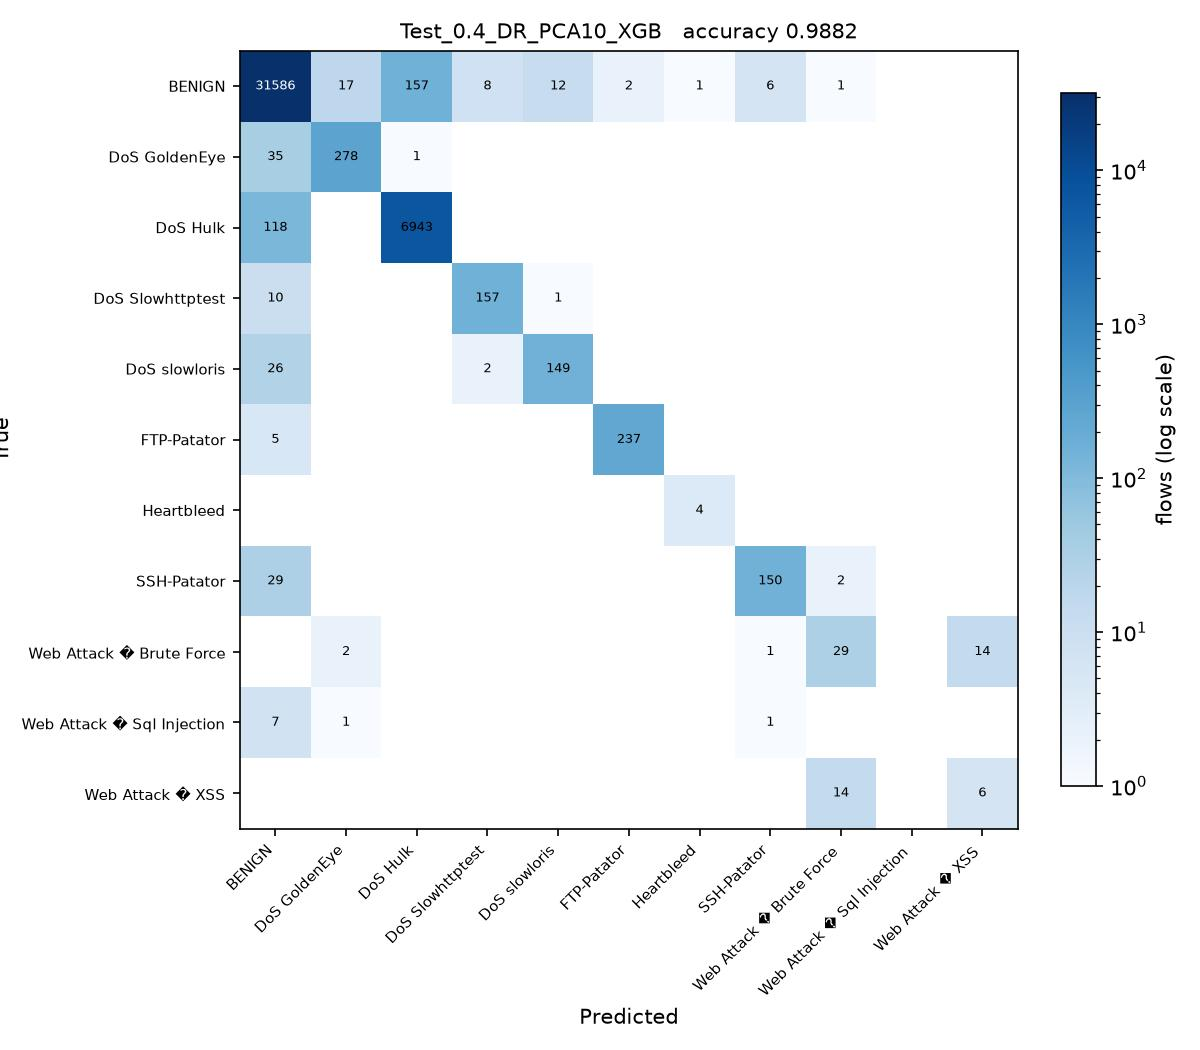

The Python source for this figure:
# Test_0.4_DR_PCA10_XGB.py
#
# Test size 0.4  |  PCA, 10 components  |  XGBoost (sheet #9)
#
# This is SGDC_60_40.py with the changes marked CHANGE below and nothing else.

import os
from pathlib import Path

# CHANGE 1: find the folder holding the three CSV files and run from there, so
# the plain file names below resolve no matter where this script is started
# from or how deeply it sits inside the project folder.
HERE = Path(__file__).resolve().parent
for PROJECT in [HERE, *HERE.parents]:
    if (PROJECT / 'Tuesday-WorkingHours.pcap_ISCX.csv').exists():
        os.chdir(PROJECT)
        break
else:
    raise SystemExit('Put this folder inside the folder that holds the three '
                     'CIC-IDS2017 CSV files, then run the script again.')
import numpy as np
import pandas as pd

df1 = pd.read_csv('Tuesday-WorkingHours.pcap_ISCX.csv', low_memory=True)
df2 = pd.read_csv('Wednesday-workingHours.pcap_ISCX.csv', low_memory=True)
df3 = pd.read_csv('Thursday-WorkingHours-Morning-WebAttacks.pcap_ISCX.csv', low_memory=True)

dataset = pd.concat([df1, df2, df3], ignore_index=True)

dataset.columns = dataset.columns.str.strip()

# CHANGE 2: a stratified sample of 100000 flows, the same for every run. An RBF
# SVM on all 1.3 million flows would take about an hour per script.
# At least 50 flows of every class are kept.
label = dataset.columns[-1]
dataset = pd.concat(
    [g.sample(n=min(len(g), max(50, round(100000 * len(g) / len(dataset)))), random_state=0)
     for _, g in dataset.groupby(label)],
    ignore_index=True
)

X = dataset.iloc[:, :-1]
y = dataset.iloc[:, -1]

X = X.apply(pd.to_numeric, errors='coerce')

X.replace([np.inf, -np.inf], np.nan, inplace=True)

from sklearn.impute import SimpleImputer

imputer = SimpleImputer(missing_values=np.nan, strategy='mean')
X = imputer.fit_transform(X)

from sklearn.preprocessing import LabelEncoder

labelencoder_y = LabelEncoder()
y = labelencoder_y.fit_transform(y)

from sklearn.model_selection import train_test_split

X_train, X_test, y_train, y_test = train_test_split(
    X,
    y,
    test_size=0.4,   # CHANGE 3: test size
    random_state=0,
    stratify=y
)

# CHANGE 4: PCA, from PCA_LDA_KErnel_PCA_CODE.pdf (fit only on training data)
from sklearn.decomposition import PCA

pca = PCA(n_components=10)
X_train = pca.fit_transform(X_train)
X_test = pca.transform(X_test)

# CHANGE 5: XGBoost (sheet #9) in place of SGDClassifier
from xgboost import XGBClassifier

classifier = XGBClassifier()

classifier.fit(X_train, y_train)

y_pred = classifier.predict(X_test) 

from sklearn.metrics import confusion_matrix
from sklearn.metrics import accuracy_score
from sklearn.metrics import precision_score
from sklearn.metrics import recall_score
from sklearn.metrics import f1_score
from sklearn.metrics import classification_report

cm = confusion_matrix(y_test, y_pred)

print("Confusion Matrix:\n")
print(cm)

print("\nAccuracy : {:.4f}".format(accuracy_score(y_test, y_pred)))
print("\nPrecision : {:.4f}".format(precision_score(y_test, y_pred, average='weighted')))
print("\nRecall : {:.4f}".format(recall_score(y_test, y_pred, average='weighted')))
print("\nF1 Score : {:.4f}".format(f1_score(y_test, y_pred, average='weighted')))

print("\nClassification Report:\n")
print(classification_report(y_test, y_pred))

# CHANGE 6: save the confusion matrix as Test_0.4_DR_PCA10_XGB.jpg and record the result
import matplotlib
matplotlib.use('Agg')
import matplotlib.pyplot as plt
from matplotlib.colors import LogNorm

here = HERE                     # the folder this script sits in
names = [str(c) for c in labelencoder_y.classes_]
fig, ax = plt.subplots(figsize=(8, 7))
im = ax.imshow(cm, cmap='Blues', norm=LogNorm(vmin=1))
ax.set_xticks(range(len(names)), names, rotation=45, ha='right', fontsize=7)
ax.set_yticks(range(len(names)), names, fontsize=7)
ax.set_xlabel('Predicted')
ax.set_ylabel('True')
ax.set_title('Test_0.4_DR_PCA10_XGB   accuracy {:.4f}'.format(accuracy_score(y_test, y_pred)), fontsize=10)
for i in range(cm.shape[0]):
    for j in range(cm.shape[1]):
        if cm[i, j]:
            ax.text(j, i, cm[i, j], ha='center', va='center', fontsize=6,
                    color='white' if cm[i, j] > cm.max() / 3 else 'black')
fig.colorbar(im, ax=ax, fraction=0.04, label='flows (log scale)')
fig.tight_layout()
fig.savefig(here / 'Test_0.4_DR_PCA10_XGB.jpg', dpi=150)
plt.close(fig)

row = pd.DataFrame([{
    'Test': 0.4, 'DR': 'PCA10', 'Clas': 'XGB',
    'Acc': round(accuracy_score(y_test, y_pred), 4),
    'Pre': round(precision_score(y_test, y_pred, average='weighted'), 4),
    'Rec': round(recall_score(y_test, y_pred, average='weighted'), 4),
    'F1': round(f1_score(y_test, y_pred, average='weighted'), 4),
    'script': 'Test_0.4_DR_PCA10_XGB',
}])
out = PROJECT / 'results' / '75_runs_pca.csv'
out.parent.mkdir(exist_ok=True)
if out.exists():
    old = pd.read_csv(out)
    row = pd.concat([old[old['script'] != 'Test_0.4_DR_PCA10_XGB'], row], ignore_index=True)
row.to_csv(out, index=False)
